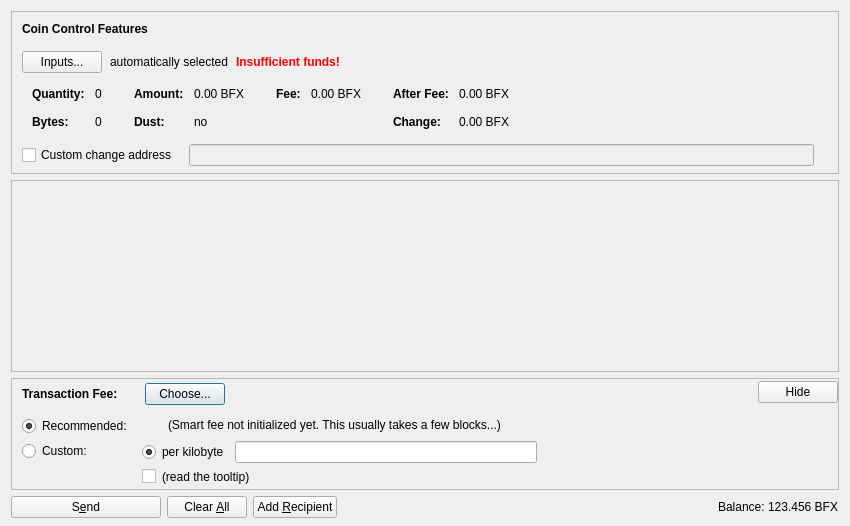
<?xml version="1.0" encoding="UTF-8"?>
<ui version="4.0">
 <class>SendCoinsDialog</class>
 <widget class="QDialog" name="SendCoinsDialog">
  <property name="geometry">
   <rect>
    <x>0</x>
    <y>0</y>
    <width>850</width>
    <height>526</height>
   </rect>
  </property>
  <property name="windowTitle">
   <string>Send Coins</string>
  </property>
  <layout class="QVBoxLayout" name="verticalLayout" stretch="0,1,0,0">
   <property name="bottomMargin">
    <number>8</number>
   </property>
   <item>
    <widget class="QFrame" name="frameCoinControl">
     <property name="sizePolicy">
      <sizepolicy hsizetype="Expanding" vsizetype="Expanding">
       <horstretch>0</horstretch>
       <verstretch>0</verstretch>
      </sizepolicy>
     </property>
     <property name="maximumSize">
      <size>
       <width>16777215</width>
       <height>16777215</height>
      </size>
     </property>
     <property name="frameShape">
      <enum>QFrame::StyledPanel</enum>
     </property>
     <property name="frameShadow">
      <enum>QFrame::Sunken</enum>
     </property>
     <layout class="QVBoxLayout" name="verticalLayoutCoinControl2">
      <property name="spacing">
       <number>0</number>
      </property>
      <property name="leftMargin">
       <number>0</number>
      </property>
      <property name="topMargin">
       <number>0</number>
      </property>
      <property name="rightMargin">
       <number>0</number>
      </property>
      <property name="bottomMargin">
       <number>6</number>
      </property>
      <item>
       <layout class="QVBoxLayout" name="verticalLayoutCoinControl" stretch="0,0,0,0,1">
        <property name="spacing">
         <number>0</number>
        </property>
        <property name="leftMargin">
         <number>10</number>
        </property>
        <property name="topMargin">
         <number>10</number>
        </property>
        <item>
         <layout class="QHBoxLayout" name="horizontalLayoutCoinControl1">
          <property name="bottomMargin">
           <number>15</number>
          </property>
          <item>
           <widget class="QLabel" name="labelCoinControlFeatures">
            <property name="sizePolicy">
             <sizepolicy hsizetype="Preferred" vsizetype="Maximum">
              <horstretch>0</horstretch>
              <verstretch>0</verstretch>
             </sizepolicy>
            </property>
            <property name="font">
             <font>
              <weight>75</weight>
              <bold>true</bold>
             </font>
            </property>
            <property name="styleSheet">
             <string notr="true">font-weight:bold;</string>
            </property>
            <property name="text">
             <string>Coin Control Features</string>
            </property>
           </widget>
          </item>
         </layout>
        </item>
        <item>
         <layout class="QHBoxLayout" name="horizontalLayoutCoinControl2" stretch="0,0,0,0">
          <property name="spacing">
           <number>8</number>
          </property>
          <property name="bottomMargin">
           <number>10</number>
          </property>
          <item>
           <widget class="QPushButton" name="pushButtonCoinControl">
            <property name="styleSheet">
             <string notr="true"/>
            </property>
            <property name="text">
             <string>Inputs...</string>
            </property>
            <property name="autoDefault">
             <bool>false</bool>
            </property>
           </widget>
          </item>
          <item>
           <widget class="QLabel" name="labelCoinControlAutomaticallySelected">
            <property name="text">
             <string>automatically selected</string>
            </property>
            <property name="margin">
             <number>5</number>
            </property>
           </widget>
          </item>
          <item>
           <widget class="QLabel" name="labelCoinControlInsuffFunds">
            <property name="font">
             <font>
              <weight>75</weight>
              <bold>true</bold>
             </font>
            </property>
            <property name="styleSheet">
             <string notr="true">color:red;font-weight:bold;</string>
            </property>
            <property name="text">
             <string>Insufficient funds!</string>
            </property>
            <property name="margin">
             <number>5</number>
            </property>
           </widget>
          </item>
          <item>
           <spacer name="horizontalSpacerCoinControl">
            <property name="orientation">
             <enum>Qt::Horizontal</enum>
            </property>
            <property name="sizeHint" stdset="0">
             <size>
              <width>40</width>
              <height>1</height>
             </size>
            </property>
           </spacer>
          </item>
         </layout>
        </item>
        <item>
         <widget class="QWidget" name="widgetCoinControl" native="true">
          <property name="sizePolicy">
           <sizepolicy hsizetype="Preferred" vsizetype="Preferred">
            <horstretch>0</horstretch>
            <verstretch>0</verstretch>
           </sizepolicy>
          </property>
          <property name="minimumSize">
           <size>
            <width>0</width>
            <height>0</height>
           </size>
          </property>
          <property name="styleSheet">
           <string notr="true"/>
          </property>
          <layout class="QHBoxLayout" name="horizontalLayoutCoinControl5">
           <property name="leftMargin">
            <number>0</number>
           </property>
           <property name="topMargin">
            <number>0</number>
           </property>
           <property name="rightMargin">
            <number>0</number>
           </property>
           <property name="bottomMargin">
            <number>0</number>
           </property>
           <item>
            <layout class="QHBoxLayout" name="horizontalLayoutCoinControl3" stretch="0,0,0,1">
             <property name="spacing">
              <number>20</number>
             </property>
             <property name="topMargin">
              <number>0</number>
             </property>
             <property name="bottomMargin">
              <number>10</number>
             </property>
             <item>
              <layout class="QFormLayout" name="formLayoutCoinControl1">
               <property name="horizontalSpacing">
                <number>10</number>
               </property>
               <property name="verticalSpacing">
                <number>14</number>
               </property>
               <property name="leftMargin">
                <number>10</number>
               </property>
               <property name="topMargin">
                <number>4</number>
               </property>
               <property name="rightMargin">
                <number>6</number>
               </property>
               <item row="0" column="0">
                <widget class="QLabel" name="labelCoinControlQuantityText">
                 <property name="font">
                  <font>
                   <weight>75</weight>
                   <bold>true</bold>
                  </font>
                 </property>
                 <property name="text">
                  <string>Quantity:</string>
                 </property>
                 <property name="margin">
                  <number>0</number>
                 </property>
                </widget>
               </item>
               <item row="0" column="1">
                <widget class="QLabel" name="labelCoinControlQuantity">
                 <property name="cursor">
                  <cursorShape>IBeamCursor</cursorShape>
                 </property>
                 <property name="contextMenuPolicy">
                  <enum>Qt::ActionsContextMenu</enum>
                 </property>
                 <property name="text">
                  <string notr="true">0</string>
                 </property>
                 <property name="margin">
                  <number>0</number>
                 </property>
                 <property name="textInteractionFlags">
                  <set>Qt::LinksAccessibleByMouse|Qt::TextSelectableByKeyboard|Qt::TextSelectableByMouse</set>
                 </property>
                </widget>
               </item>
               <item row="1" column="0">
                <widget class="QLabel" name="labelCoinControlBytesText">
                 <property name="font">
                  <font>
                   <weight>75</weight>
                   <bold>true</bold>
                  </font>
                 </property>
                 <property name="text">
                  <string>Bytes:</string>
                 </property>
                </widget>
               </item>
               <item row="1" column="1">
                <widget class="QLabel" name="labelCoinControlBytes">
                 <property name="cursor">
                  <cursorShape>IBeamCursor</cursorShape>
                 </property>
                 <property name="contextMenuPolicy">
                  <enum>Qt::ActionsContextMenu</enum>
                 </property>
                 <property name="text">
                  <string notr="true">0</string>
                 </property>
                 <property name="textInteractionFlags">
                  <set>Qt::LinksAccessibleByMouse|Qt::TextSelectableByKeyboard|Qt::TextSelectableByMouse</set>
                 </property>
                </widget>
               </item>
              </layout>
             </item>
             <item>
              <layout class="QFormLayout" name="formLayoutCoinControl2">
               <property name="horizontalSpacing">
                <number>10</number>
               </property>
               <property name="verticalSpacing">
                <number>14</number>
               </property>
               <property name="leftMargin">
                <number>6</number>
               </property>
               <property name="topMargin">
                <number>4</number>
               </property>
               <property name="rightMargin">
                <number>6</number>
               </property>
               <item row="0" column="0">
                <widget class="QLabel" name="labelCoinControlAmountText">
                 <property name="font">
                  <font>
                   <weight>75</weight>
                   <bold>true</bold>
                  </font>
                 </property>
                 <property name="text">
                  <string>Amount:</string>
                 </property>
                 <property name="margin">
                  <number>0</number>
                 </property>
                </widget>
               </item>
               <item row="0" column="1">
                <widget class="QLabel" name="labelCoinControlAmount">
                 <property name="cursor">
                  <cursorShape>IBeamCursor</cursorShape>
                 </property>
                 <property name="contextMenuPolicy">
                  <enum>Qt::ActionsContextMenu</enum>
                 </property>
                 <property name="text">
                  <string notr="true">0.00 BFX</string>
                 </property>
                 <property name="textInteractionFlags">
                  <set>Qt::LinksAccessibleByMouse|Qt::TextSelectableByKeyboard|Qt::TextSelectableByMouse</set>
                 </property>
                </widget>
               </item>
               <item row="1" column="0">
                <widget class="QLabel" name="labelCoinControlLowOutputText">
                 <property name="font">
                  <font>
                   <weight>75</weight>
                   <bold>true</bold>
                  </font>
                 </property>
                 <property name="text">
                  <string>Dust:</string>
                 </property>
                </widget>
               </item>
               <item row="1" column="1">
                <widget class="QLabel" name="labelCoinControlLowOutput">
                 <property name="cursor">
                  <cursorShape>IBeamCursor</cursorShape>
                 </property>
                 <property name="contextMenuPolicy">
                  <enum>Qt::ActionsContextMenu</enum>
                 </property>
                 <property name="text">
                  <string notr="true">no</string>
                 </property>
                 <property name="textInteractionFlags">
                  <set>Qt::LinksAccessibleByMouse|Qt::TextSelectableByKeyboard|Qt::TextSelectableByMouse</set>
                 </property>
                </widget>
               </item>
              </layout>
             </item>
             <item>
              <layout class="QFormLayout" name="formLayoutCoinControl3">
               <property name="horizontalSpacing">
                <number>10</number>
               </property>
               <property name="verticalSpacing">
                <number>14</number>
               </property>
               <property name="leftMargin">
                <number>6</number>
               </property>
               <property name="topMargin">
                <number>4</number>
               </property>
               <property name="rightMargin">
                <number>6</number>
               </property>
               <item row="0" column="0">
                <widget class="QLabel" name="labelCoinControlFeeText">
                 <property name="font">
                  <font>
                   <weight>75</weight>
                   <bold>true</bold>
                  </font>
                 </property>
                 <property name="text">
                  <string>Fee:</string>
                 </property>
                 <property name="margin">
                  <number>0</number>
                 </property>
                </widget>
               </item>
               <item row="0" column="1">
                <widget class="QLabel" name="labelCoinControlFee">
                 <property name="cursor">
                  <cursorShape>IBeamCursor</cursorShape>
                 </property>
                 <property name="contextMenuPolicy">
                  <enum>Qt::ActionsContextMenu</enum>
                 </property>
                 <property name="text">
                  <string notr="true">0.00 BFX</string>
                 </property>
                 <property name="textInteractionFlags">
                  <set>Qt::LinksAccessibleByMouse|Qt::TextSelectableByKeyboard|Qt::TextSelectableByMouse</set>
                 </property>
                </widget>
               </item>
              </layout>
             </item>
             <item>
              <layout class="QFormLayout" name="formLayoutCoinControl4">
               <property name="horizontalSpacing">
                <number>10</number>
               </property>
               <property name="verticalSpacing">
                <number>14</number>
               </property>
               <property name="leftMargin">
                <number>6</number>
               </property>
               <property name="topMargin">
                <number>4</number>
               </property>
               <property name="rightMargin">
                <number>6</number>
               </property>
               <item row="0" column="0">
                <widget class="QLabel" name="labelCoinControlAfterFeeText">
                 <property name="font">
                  <font>
                   <weight>75</weight>
                   <bold>true</bold>
                  </font>
                 </property>
                 <property name="text">
                  <string>After Fee:</string>
                 </property>
                 <property name="margin">
                  <number>0</number>
                 </property>
                </widget>
               </item>
               <item row="0" column="1">
                <widget class="QLabel" name="labelCoinControlAfterFee">
                 <property name="cursor">
                  <cursorShape>IBeamCursor</cursorShape>
                 </property>
                 <property name="contextMenuPolicy">
                  <enum>Qt::ActionsContextMenu</enum>
                 </property>
                 <property name="text">
                  <string notr="true">0.00 BFX</string>
                 </property>
                 <property name="textInteractionFlags">
                  <set>Qt::LinksAccessibleByMouse|Qt::TextSelectableByKeyboard|Qt::TextSelectableByMouse</set>
                 </property>
                </widget>
               </item>
               <item row="1" column="0">
                <widget class="QLabel" name="labelCoinControlChangeText">
                 <property name="font">
                  <font>
                   <weight>75</weight>
                   <bold>true</bold>
                  </font>
                 </property>
                 <property name="text">
                  <string>Change:</string>
                 </property>
                </widget>
               </item>
               <item row="1" column="1">
                <widget class="QLabel" name="labelCoinControlChange">
                 <property name="cursor">
                  <cursorShape>IBeamCursor</cursorShape>
                 </property>
                 <property name="contextMenuPolicy">
                  <enum>Qt::ActionsContextMenu</enum>
                 </property>
                 <property name="text">
                  <string notr="true">0.00 BFX</string>
                 </property>
                 <property name="textInteractionFlags">
                  <set>Qt::LinksAccessibleByMouse|Qt::TextSelectableByKeyboard|Qt::TextSelectableByMouse</set>
                 </property>
                </widget>
               </item>
              </layout>
             </item>
            </layout>
           </item>
          </layout>
         </widget>
        </item>
        <item>
         <layout class="QHBoxLayout" name="horizontalLayoutCoinControl4" stretch="0,0,0">
          <property name="spacing">
           <number>12</number>
          </property>
          <property name="sizeConstraint">
           <enum>QLayout::SetDefaultConstraint</enum>
          </property>
          <property name="topMargin">
           <number>5</number>
          </property>
          <property name="rightMargin">
           <number>5</number>
          </property>
          <item>
           <widget class="QCheckBox" name="checkBoxCoinControlChange">
            <property name="toolTip">
             <string>If this is activated, but the change address is empty or invalid, change will be sent to a newly generated address.</string>
            </property>
            <property name="text">
             <string>Custom change address</string>
            </property>
           </widget>
          </item>
          <item>
           <widget class="QValidatedLineEdit" name="lineEditCoinControlChange">
            <property name="enabled">
             <bool>false</bool>
            </property>
            <property name="sizePolicy">
             <sizepolicy hsizetype="Expanding" vsizetype="Fixed">
              <horstretch>0</horstretch>
              <verstretch>0</verstretch>
             </sizepolicy>
            </property>
           </widget>
          </item>
          <item>
           <widget class="QLabel" name="labelCoinControlChangeLabel">
            <property name="sizePolicy">
             <sizepolicy hsizetype="Preferred" vsizetype="Expanding">
              <horstretch>0</horstretch>
              <verstretch>0</verstretch>
             </sizepolicy>
            </property>
            <property name="minimumSize">
             <size>
              <width>0</width>
              <height>0</height>
             </size>
            </property>
            <property name="text">
             <string/>
            </property>
            <property name="margin">
             <number>3</number>
            </property>
           </widget>
          </item>
         </layout>
        </item>
        <item>
         <spacer name="verticalSpacerCoinControl">
          <property name="orientation">
           <enum>Qt::Vertical</enum>
          </property>
          <property name="sizeHint" stdset="0">
           <size>
            <width>800</width>
            <height>1</height>
           </size>
          </property>
         </spacer>
        </item>
       </layout>
      </item>
     </layout>
    </widget>
   </item>
   <item>
    <widget class="QScrollArea" name="scrollArea">
     <property name="widgetResizable">
      <bool>true</bool>
     </property>
     <widget class="QWidget" name="scrollAreaWidgetContents">
      <property name="geometry">
       <rect>
        <x>0</x>
        <y>0</y>
        <width>830</width>
        <height>104</height>
       </rect>
      </property>
      <layout class="QVBoxLayout" name="verticalLayout_2" stretch="0,1">
       <property name="leftMargin">
        <number>0</number>
       </property>
       <property name="topMargin">
        <number>0</number>
       </property>
       <property name="rightMargin">
        <number>0</number>
       </property>
       <property name="bottomMargin">
        <number>0</number>
       </property>
       <item>
        <layout class="QVBoxLayout" name="entries">
         <property name="spacing">
          <number>6</number>
         </property>
        </layout>
       </item>
       <item>
        <spacer name="verticalSpacer">
         <property name="orientation">
          <enum>Qt::Vertical</enum>
         </property>
         <property name="sizeHint" stdset="0">
          <size>
           <width>20</width>
           <height>40</height>
          </size>
         </property>
        </spacer>
       </item>
      </layout>
     </widget>
    </widget>
   </item>
   <item>
    <widget class="QFrame" name="frameFee">
     <property name="sizePolicy">
      <sizepolicy hsizetype="Expanding" vsizetype="Expanding">
       <horstretch>0</horstretch>
       <verstretch>0</verstretch>
      </sizepolicy>
     </property>
     <property name="maximumSize">
      <size>
       <width>16777215</width>
       <height>16777215</height>
      </size>
     </property>
     <property name="frameShape">
      <enum>QFrame::StyledPanel</enum>
     </property>
     <property name="frameShadow">
      <enum>QFrame::Sunken</enum>
     </property>
     <layout class="QVBoxLayout" name="verticalLayoutFee1">
      <property name="spacing">
       <number>0</number>
      </property>
      <property name="leftMargin">
       <number>0</number>
      </property>
      <property name="topMargin">
       <number>0</number>
      </property>
      <property name="rightMargin">
       <number>0</number>
      </property>
      <property name="bottomMargin">
       <number>0</number>
      </property>
      <item>
       <layout class="QVBoxLayout" name="verticalLayoutFee2" stretch="0,0,0">
        <property name="spacing">
         <number>0</number>
        </property>
        <property name="leftMargin">
         <number>10</number>
        </property>
        <property name="topMargin">
         <number>0</number>
        </property>
        <item>
         <layout class="QHBoxLayout" name="horizontalLayoutFee1">
          <property name="bottomMargin">
           <number>0</number>
          </property>
          <item>
           <layout class="QVBoxLayout" name="verticalLayoutFee7">
            <property name="spacing">
             <number>0</number>
            </property>
            <item>
             <spacer name="verticalSpacerSmartFee">
              <property name="orientation">
               <enum>Qt::Vertical</enum>
              </property>
              <property name="sizeType">
               <enum>QSizePolicy::Fixed</enum>
              </property>
              <property name="sizeHint" stdset="0">
               <size>
                <width>1</width>
                <height>4</height>
               </size>
              </property>
             </spacer>
            </item>
            <item>
             <layout class="QHBoxLayout" name="horizontalLayoutSmartFee">
              <property name="spacing">
               <number>10</number>
              </property>
              <item>
               <widget class="QLabel" name="labelFeeHeadline">
                <property name="sizePolicy">
                 <sizepolicy hsizetype="Preferred" vsizetype="Maximum">
                  <horstretch>0</horstretch>
                  <verstretch>0</verstretch>
                 </sizepolicy>
                </property>
                <property name="font">
                 <font>
                  <weight>75</weight>
                  <bold>true</bold>
                 </font>
                </property>
                <property name="styleSheet">
                 <string notr="true">font-weight:bold;</string>
                </property>
                <property name="text">
                 <string>Transaction Fee:</string>
                </property>
               </widget>
              </item>
              <item>
               <widget class="QLabel" name="labelFeeMinimized">
                <property name="text">
                 <string/>
                </property>
               </widget>
              </item>
              <item>
               <widget class="QPushButton" name="buttonChooseFee">
                <property name="text">
                 <string>Choose...</string>
                </property>
               </widget>
              </item>
             </layout>
            </item>
            <item>
             <spacer name="verticalSpacer_5">
              <property name="orientation">
               <enum>Qt::Vertical</enum>
              </property>
              <property name="sizeHint" stdset="0">
               <size>
                <width>1</width>
                <height>1</height>
               </size>
              </property>
             </spacer>
            </item>
           </layout>
          </item>
          <item>
           <spacer name="horizontalSpacer_4">
            <property name="orientation">
             <enum>Qt::Horizontal</enum>
            </property>
            <property name="sizeHint" stdset="0">
             <size>
              <width>40</width>
              <height>20</height>
             </size>
            </property>
           </spacer>
          </item>
          <item>
           <widget class="QPushButton" name="buttonMinimizeFee">
            <property name="toolTip">
             <string>collapse fee-settings</string>
            </property>
            <property name="text">
             <string>Hide</string>
            </property>
           </widget>
          </item>
         </layout>
        </item>
        <item>
         <widget class="QFrame" name="frameFeeSelection">
          <layout class="QVBoxLayout" name="verticalLayoutFee12">
           <property name="spacing">
            <number>0</number>
           </property>
           <property name="leftMargin">
            <number>0</number>
           </property>
           <property name="topMargin">
            <number>0</number>
           </property>
           <property name="rightMargin">
            <number>0</number>
           </property>
           <property name="bottomMargin">
            <number>0</number>
           </property>
           <item>
            <layout class="QGridLayout" name="gridLayoutFee">
             <property name="topMargin">
              <number>10</number>
             </property>
             <property name="bottomMargin">
              <number>4</number>
             </property>
             <property name="horizontalSpacing">
              <number>10</number>
             </property>
             <property name="verticalSpacing">
              <number>4</number>
             </property>
             <item row="1" column="1">
              <layout class="QVBoxLayout" name="verticalLayoutFee8">
               <property name="spacing">
                <number>6</number>
               </property>
               <item>
                <layout class="QHBoxLayout" name="horizontalLayoutFee13">
                 <item>
                  <widget class="QRadioButton" name="radioCustomPerKilobyte">
                   <property name="toolTip">
                    <string>Specify a custom fee per kB (1,000 bytes) of the transaction's size.

Note:  Since the fee is calculated on a per-byte basis, a fee of "100 satoshis per kB" for a transaction size of 500 bytes (half of 1 kB) would ultimately yield a fee of only 50 satoshis.</string>
                   </property>
                   <property name="text">
                    <string>per kilobyte</string>
                   </property>
                   <property name="checked">
                    <bool>true</bool>
                   </property>
                   <attribute name="buttonGroup">
                    <string notr="true">groupCustomFee</string>
                   </attribute>
                  </widget>
                 </item>
                 <item>
                  <widget class="BitcoinAmountField" name="customFee"/>
                 </item>
                 <item>
                  <spacer name="horizontalSpacer_6">
                   <property name="orientation">
                    <enum>Qt::Horizontal</enum>
                   </property>
                   <property name="sizeHint" stdset="0">
                    <size>
                     <width>1</width>
                     <height>1</height>
                    </size>
                   </property>
                  </spacer>
                 </item>
                </layout>
               </item>
               <item>
                <layout class="QHBoxLayout" name="horizontalLayoutFee8">
                 <item>
                  <widget class="QCheckBox" name="checkBoxMinimumFee">
                   <property name="toolTip">
                    <string>Paying only the minimum fee is just fine as long as there is less transaction volume than space in the blocks. But be aware that this can end up in a never confirming transaction once there is more demand for bitcoin transactions than the network can process.</string>
                   </property>
                   <property name="text">
                    <string/>
                   </property>
                  </widget>
                 </item>
                 <item>
                  <widget class="QLabel" name="labelMinFeeWarning">
                   <property name="enabled">
                    <bool>true</bool>
                   </property>
                   <property name="toolTip">
                    <string>Paying only the minimum fee is just fine as long as there is less transaction volume than space in the blocks. But be aware that this can end up in a never confirming transaction once there is more demand for bitcoin transactions than the network can process.</string>
                   </property>
                   <property name="text">
                    <string>(read the tooltip)</string>
                   </property>
                   <property name="margin">
                    <number>5</number>
                   </property>
                  </widget>
                 </item>
                 <item>
                  <spacer name="horizontalSpacer_2">
                   <property name="orientation">
                    <enum>Qt::Horizontal</enum>
                   </property>
                   <property name="sizeHint" stdset="0">
                    <size>
                     <width>1</width>
                     <height>1</height>
                    </size>
                   </property>
                  </spacer>
                 </item>
                </layout>
               </item>
              </layout>
             </item>
             <item row="0" column="0">
              <layout class="QVBoxLayout" name="verticalLayoutFee4" stretch="0,1">
               <item>
                <widget class="QRadioButton" name="radioSmartFee">
                 <property name="text">
                  <string>Recommended:</string>
                 </property>
                 <property name="checked">
                  <bool>true</bool>
                 </property>
                 <attribute name="buttonGroup">
                  <string notr="true">groupFee</string>
                 </attribute>
                </widget>
               </item>
               <item>
                <spacer name="verticalSpacer_2">
                 <property name="orientation">
                  <enum>Qt::Vertical</enum>
                 </property>
                 <property name="sizeHint" stdset="0">
                  <size>
                   <width>1</width>
                   <height>1</height>
                  </size>
                 </property>
                </spacer>
               </item>
              </layout>
             </item>
             <item row="1" column="0">
              <layout class="QVBoxLayout" name="verticalLayoutFee9" stretch="0,1">
               <item>
                <widget class="QRadioButton" name="radioCustomFee">
                 <property name="text">
                  <string>Custom:</string>
                 </property>
                 <attribute name="buttonGroup">
                  <string notr="true">groupFee</string>
                 </attribute>
                </widget>
               </item>
               <item>
                <spacer name="verticalSpacer_6">
                 <property name="orientation">
                  <enum>Qt::Vertical</enum>
                 </property>
                 <property name="sizeHint" stdset="0">
                  <size>
                   <width>1</width>
                   <height>1</height>
                  </size>
                 </property>
                </spacer>
               </item>
              </layout>
             </item>
             <item row="0" column="1">
              <layout class="QVBoxLayout" name="verticalLayoutFee3" stretch="0,0,1">
               <property name="spacing">
                <number>6</number>
               </property>
               <property name="topMargin">
                <number>2</number>
               </property>
               <item>
                <layout class="QHBoxLayout" name="horizontalLayoutFee12">
                 <item>
                  <widget class="QLabel" name="labelSmartFee">
                   <property name="text">
                    <string/>
                   </property>
                   <property name="margin">
                    <number>2</number>
                   </property>
                  </widget>
                 </item>
                 <item>
                  <widget class="QLabel" name="labelFeeEstimation">
                   <property name="text">
                    <string/>
                   </property>
                  </widget>
                 </item>
                 <item>
                  <widget class="QLabel" name="labelSmartFee2">
                   <property name="text">
                    <string>(Smart fee not initialized yet. This usually takes a few blocks...)</string>
                   </property>
                   <property name="margin">
                    <number>2</number>
                   </property>
                  </widget>
                 </item>
                 <item>
                  <spacer name="horizontalSpacer_5">
                   <property name="orientation">
                    <enum>Qt::Horizontal</enum>
                   </property>
                   <property name="sizeHint" stdset="0">
                    <size>
                     <width>1</width>
                     <height>1</height>
                    </size>
                   </property>
                  </spacer>
                 </item>
                </layout>
               </item>
               <item>
                <spacer name="verticalSpacer_4">
                 <property name="orientation">
                  <enum>Qt::Vertical</enum>
                 </property>
                 <property name="sizeHint" stdset="0">
                  <size>
                   <width>1</width>
                   <height>1</height>
                  </size>
                 </property>
                </spacer>
               </item>
              </layout>
             </item>
            </layout>
           </item>
          </layout>
         </widget>
        </item>
        <item>
         <spacer name="verticalSpacerFee">
          <property name="orientation">
           <enum>Qt::Vertical</enum>
          </property>
          <property name="sizeHint" stdset="0">
           <size>
            <width>800</width>
            <height>1</height>
           </size>
          </property>
         </spacer>
        </item>
       </layout>
      </item>
     </layout>
    </widget>
   </item>
   <item>
    <layout class="QHBoxLayout" name="horizontalLayout">
     <item>
      <widget class="QPushButton" name="sendButton">
       <property name="minimumSize">
        <size>
         <width>150</width>
         <height>0</height>
        </size>
       </property>
       <property name="toolTip">
        <string>Confirm the send action</string>
       </property>
       <property name="text">
        <string>S&amp;end</string>
       </property>
       <property name="icon">
        <iconset resource="../bitcoin.qrc">
         <normaloff>:/icons/send</normaloff>:/icons/send</iconset>
       </property>
       <property name="autoDefault">
        <bool>false</bool>
       </property>
       <property name="default">
        <bool>false</bool>
       </property>
      </widget>
     </item>
     <item>
      <widget class="QPushButton" name="clearButton">
       <property name="sizePolicy">
        <sizepolicy hsizetype="Minimum" vsizetype="Fixed">
         <horstretch>0</horstretch>
         <verstretch>0</verstretch>
        </sizepolicy>
       </property>
       <property name="toolTip">
        <string>Clear all fields of the form.</string>
       </property>
       <property name="text">
        <string>Clear &amp;All</string>
       </property>
       <property name="icon">
        <iconset resource="../bitcoin.qrc">
         <normaloff>:/icons/remove</normaloff>:/icons/remove</iconset>
       </property>
       <property name="autoDefault">
        <bool>false</bool>
       </property>
      </widget>
     </item>
     <item>
      <widget class="QPushButton" name="addButton">
       <property name="toolTip">
        <string>Send to multiple recipients at once</string>
       </property>
       <property name="text">
        <string>Add &amp;Recipient</string>
       </property>
       <property name="icon">
        <iconset resource="../bitcoin.qrc">
         <normaloff>:/icons/add</normaloff>:/icons/add</iconset>
       </property>
       <property name="autoDefault">
        <bool>false</bool>
       </property>
      </widget>
     </item>
     <item>
      <spacer name="horizontalSpacer">
       <property name="orientation">
        <enum>Qt::Horizontal</enum>
       </property>
       <property name="sizeHint" stdset="0">
        <size>
         <width>40</width>
         <height>20</height>
        </size>
       </property>
      </spacer>
     </item>
     <item>
      <layout class="QHBoxLayout" name="horizontalLayout_2">
       <property name="spacing">
        <number>3</number>
       </property>
       <item>
        <widget class="QLabel" name="label">
         <property name="sizePolicy">
          <sizepolicy hsizetype="Preferred" vsizetype="Fixed">
           <horstretch>0</horstretch>
           <verstretch>0</verstretch>
          </sizepolicy>
         </property>
         <property name="text">
          <string>Balance:</string>
         </property>
        </widget>
       </item>
       <item>
        <widget class="QLabel" name="labelBalance">
         <property name="sizePolicy">
          <sizepolicy hsizetype="Preferred" vsizetype="Fixed">
           <horstretch>0</horstretch>
           <verstretch>0</verstretch>
          </sizepolicy>
         </property>
         <property name="cursor">
          <cursorShape>IBeamCursor</cursorShape>
         </property>
         <property name="text">
          <string notr="true">123.456 BFX</string>
         </property>
         <property name="textInteractionFlags">
          <set>Qt::LinksAccessibleByMouse|Qt::TextSelectableByKeyboard|Qt::TextSelectableByMouse</set>
         </property>
        </widget>
       </item>
      </layout>
     </item>
    </layout>
   </item>
  </layout>
 </widget>
 <customwidgets>
  <customwidget>
   <class>QValidatedLineEdit</class>
   <extends>QLineEdit</extends>
   <header>qt/qvalidatedlineedit.h</header>
  </customwidget>
  <customwidget>
   <class>BitcoinAmountField</class>
   <extends>QLineEdit</extends>
   <header>qt/bitcoinamountfield.h</header>
   <container>1</container>
  </customwidget>
 </customwidgets>
 <resources>
  <include location="../bitcoin.qrc"/>
 </resources>
 <connections/>
 <buttongroups>
  <buttongroup name="groupFee"/>
  <buttongroup name="groupCustomFee"/>
 </buttongroups>
</ui>
